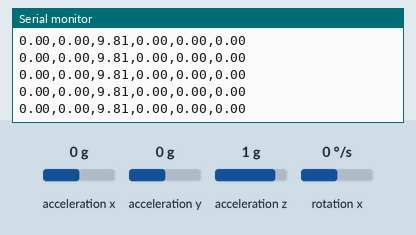
Simulated run of this sketch. Board: Arduino Nano 33 IoT. Parts: the last lines printed to the serial monitor. The inputs (shaded band) are chosen by the test bench; at power-on: acceleration x 0 g, acceleration y 0 g, acceleration z 1 g, rotation x 0 °/s. Nothing arrives over Bluetooth unless stated; a phone connects over Bluetooth LE 3 s after start.

Above: at 3.8 s.
3.9 s: acceleration x set to -1.4 g
At 4.8 s:
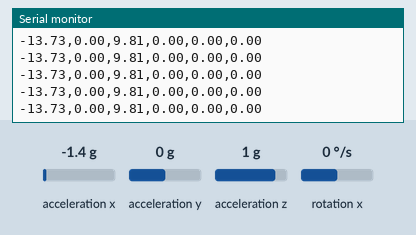
5.4 s: acceleration y set to -1.4 g
At 6.3 s:
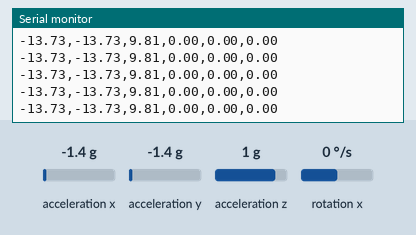
6.9 s: acceleration z set to -1.4 g
At 7.6 s:
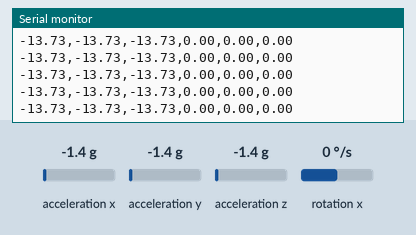
8.4 s: rotation x set to -192 °/s
At 9.4 s:
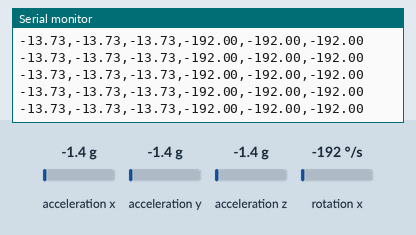

The sketch:

IMU_Capture_BLE.ino
```cpp
#include <Wire.h>
#include <LSM6DS3.h>
#include <ArduinoBLE.h>

// Create an LSM6DS3 object
LSM6DS3 myIMU(I2C_MODE, 0x6A); // I2C address is 0x6A

#define CONVERT_G_TO_MS2 9.80665f
#define FREQUENCY_HZ 50
//This constant represents the desired interval between actions in milliseconds.
#define INTERVAL_MS (1000 / (FREQUENCY_HZ + 1))

//This variable is used to keep track of the last time an action was performed.
static unsigned long last_interval_ms = 0;

float aX, aY, aZ, gX, gY, gZ;

// Create a service and characteristic for the IMU data
BLEService imuService("181A"); // Environmental Sensing service
BLECharacteristic imuCharacteristic("2A58", BLERead | BLENotify, 40); // Increased length for string data

void setup() {
  Serial.begin(115200);
  while (!Serial);

  // Initialize IMU
  if (myIMU.begin() != 0) {
    Serial.println("Failed to initialize IMU!");
    while (1);
  } else {
    Serial.println("IMU initialized successfully.");
  }

  // Initialize BLE
  if (!BLE.begin()) {
    Serial.println("Starting BLE failed!");
    while (1);
  } else {
    Serial.println("BLE initialized successfully.");
  }

  BLE.setLocalName("XIAO_IMU_Sense");
  BLE.setAdvertisedService(imuService);

  imuService.addCharacteristic(imuCharacteristic);
  BLE.addService(imuService);

  BLE.advertise();

  Serial.println("Advertising started");
}

void loop() {
  // Listen for BLE central connections
  BLEDevice central = BLE.central();

  if (central) {
    // Connected to central
    Serial.print("Connected to central: ");
    Serial.println(central.address());

    // Check if the IMU data is available
    while (central.connected()) {
      if (millis() > last_interval_ms + INTERVAL_MS) {

        //This function returns the number of milliseconds since the Arduino board began running the current program. It's essentially a timer that keeps increasing.
        last_interval_ms = millis();

        aX = myIMU.readFloatAccelX() * CONVERT_G_TO_MS2;
        aY = myIMU.readFloatAccelY() * CONVERT_G_TO_MS2;
        aZ = myIMU.readFloatAccelZ() * CONVERT_G_TO_MS2;
        gX = myIMU.readFloatGyroX();
        gY = myIMU.readFloatGyroX();
        gZ = myIMU.readFloatGyroX();

        // Format IMU data as a string
        char imuDataStr[50];
        //snprintf(imuDataStr, sizeof(imuDataStr), "%.2f,%.2f,%.2f\r\n", aX, aY, aZ);
        snprintf(imuDataStr, sizeof(imuDataStr), "%.2f,%.2f,%.2f,%.2f,%.2f,%.2f\r\n", aX ,aY, aZ, gX, gY, gZ);
        imuCharacteristic.writeValue(imuDataStr);

        // Debug print IMU data
        Serial.println(imuDataStr);

        //delay(100); // Adjust the delay as needed
      }
    }

    // Disconnected from central
    Serial.print("Disconnected from central: ");
    Serial.println(central.address());
  }
}
```

Measured:
- after the input at 3.9 s, the serial monitor: prints a new line at once (image 1)
- after the input at 5.4 s, the serial monitor: prints a new line at once (image 2)
- after the input at 6.9 s, the serial monitor: prints a new line at once (image 3)
- after the input at 8.4 s, the serial monitor: prints a new line at once (image 4)
